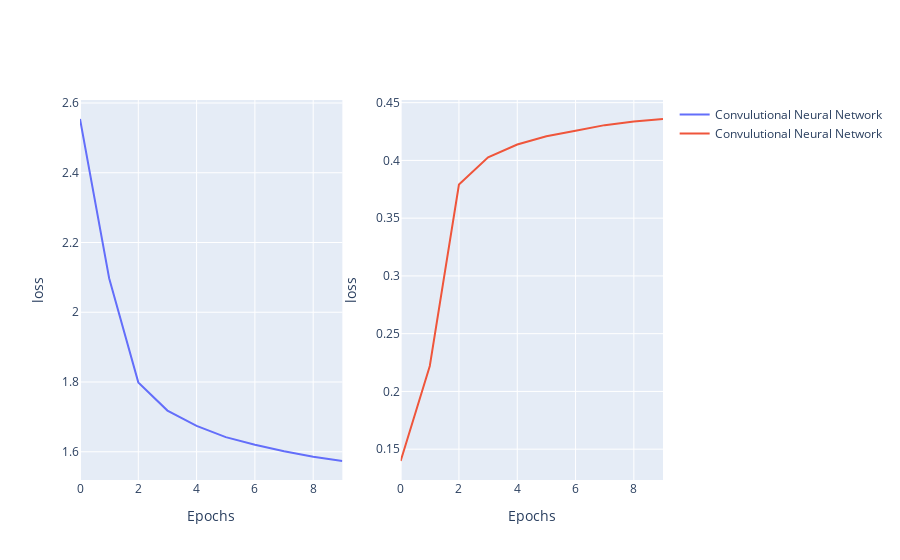

The notebook cell saved with this chart:
### Code cell
historyC = history
fig = add_history_traces(fig, historyC, 'Convulutional Neural Network')
fig.show()

### Figure 1 — Plotly figure (JSON) as saved in the notebook; plotly's stock layout.template omitted (floating-point values rounded to 4 significant figures)
{"data": [{"mode": "lines", "name": "Convulutional Neural Network", "type": "scatter", "xaxis": "x", "y": [2.554, 2.098, 1.799, 1.718, 1.674, 1.642, 1.62, 1.601, 1.586, 1.574], "yaxis": "y"}, {"mode": "lines", "name": "Convulutional Neural Network", "type": "scatter", "xaxis": "x2", "y": [0.1398, 0.222, 0.3791, 0.4027, 0.4138, 0.421, 0.4257, 0.4305, 0.4336, 0.4358], "yaxis": "y2"}], "layout": {"xaxis": {"anchor": "y", "domain": [0, 0.45], "title": {"text": "Epochs"}}, "xaxis2": {"anchor": "y2", "domain": [0.55, 1], "title": {"text": "Epochs"}}, "yaxis": {"anchor": "x", "domain": [0, 1], "title": {"text": "loss"}}, "yaxis2": {"anchor": "x2", "domain": [0, 1], "title": {"text": "loss"}}}}
